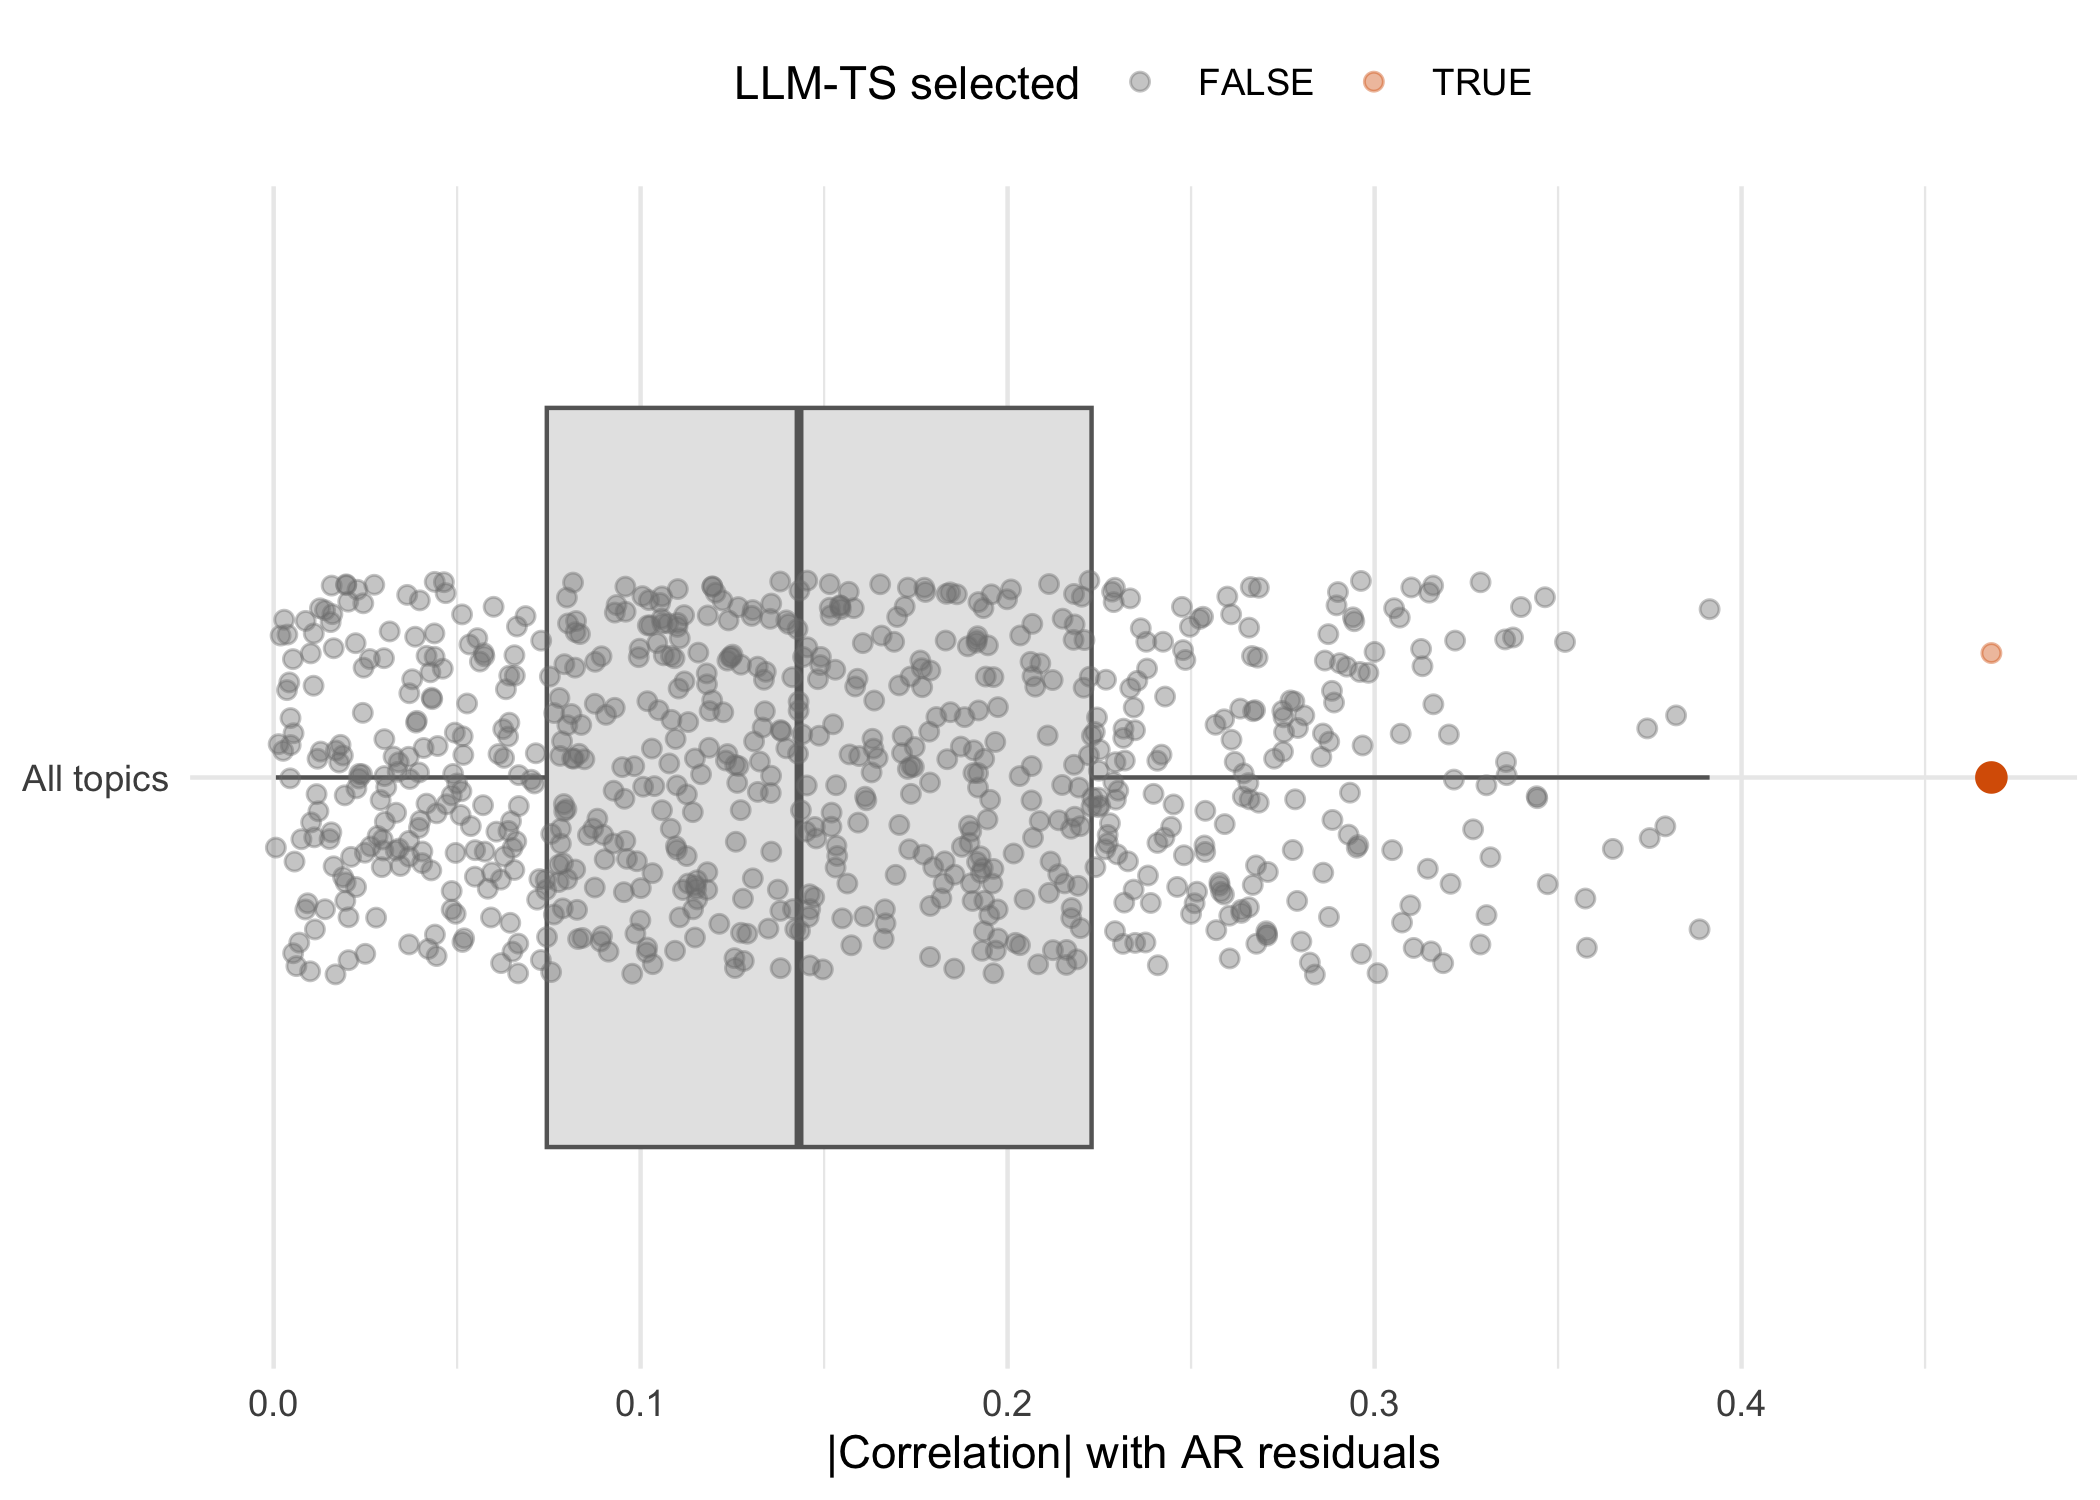

Write the R code that produced this figure.
suppressPackageStartupMessages({
  library(dplyr)
  library(ggplot2)
  library(lubridate)
  library(readr)
})

source("utility.R")

df_raw <- read.csv("bert_final.csv", check.names = FALSE, stringsAsFactors = FALSE)


topic_cols <- names(df_raw)[grepl("^X\\d+$|^\\d+$", names(df_raw))]
if (length(topic_cols) == 0) {
  stop("No topic columns found in bert_final.csv")
}


df_new <- df_raw %>%
  mutate(
    time = as.Date(time),
    month = format(time, "%Y-%m"),
    day = day(time),
    period = case_when(
      day <= 10 ~ "up",
      day <= 20 ~ "middle",
      TRUE ~ "down"
    ),
    unem = unem,
    cpi = cpi_lastmonth_100
  ) %>%
  dplyr::select(month, period, aveScore, all_of(topic_cols), unem, cpi)

df_summary <- df_new %>%
  group_by(month, period) %>%
  summarise(across(everything(), ~ mean(.x, na.rm = TRUE)), .groups = "drop")

y_m_list <- sort(unique(df_summary$month))
month_dates <- as.Date(paste0(y_m_list, "-01"))


topic_cols_summary <- intersect(topic_cols, names(df_summary))
X_m <- df_summary %>%
  group_by(month) %>%
  summarise(across(all_of(topic_cols_summary), ~ mean(.x, na.rm = TRUE)), .groups = "drop") %>%
  arrange(month) %>%
  dplyr::select(-month) %>%
  as.matrix()
X_m <- scale(X_m)


y <- df_new %>%
  group_by(month) %>%
  summarise(y = mean(cpi, na.rm = TRUE), .groups = "drop") %>%
  arrange(month) %>%
  pull(y)
y <- scale(y - 100)


EOD <- max(which(month_dates < as.Date("2024-07-01")))
train_idx <- 1:EOD


sel <- tryCatch(
  select_topics(y, X_m, train_idx = train_idx, use_cor = FALSE, penalty_w = 0.1),
  error = function(e) list(selected = character())
)
selected_topics <- sel$selected


ar_base <- auto.arima(y[train_idx], max.q = 0, D = 0, seasonal = FALSE,
                      allowmean = FALSE, allowdrift = FALSE)
p_ar <- ar_base$arma[1]
ar_fit <- arima(y[train_idx], order = c(p_ar, 0, 0), include.mean = FALSE)
resid_base <- residuals(ar_fit)

cor_scores <- sapply(colnames(X_m), function(col) {
  cor(resid_base, X_m[train_idx, col], use = "complete.obs")
})

score_df <- data.frame(
  topic = colnames(X_m),
  abs_cor = abs(cor_scores),
  selected = colnames(X_m) %in% selected_topics,
  stringsAsFactors = FALSE
)


p <- ggplot(score_df, aes(x = "All topics", y = abs_cor)) +
  geom_boxplot(outlier.shape = NA, fill = "grey90", color = "grey40") +
  geom_jitter(aes(color = selected), width = 0.2, alpha = 0.4, size = 1.8) +
  geom_point(data = subset(score_df, selected), aes(y = abs_cor), color = "#d95f02", size = 3) +
  labs(
    x = NULL,
    y = "|Correlation| with AR residuals",
    color = "LLM-TS selected",
    title = NULL
  ) +
  scale_color_manual(values = c(`TRUE` = "#d95f02", `FALSE` = "grey50")) +
  theme_minimal() +
  theme(
    legend.position = "top",
    plot.title = element_blank()
  )+coord_flip()

p

ggsave("boxplot.png", p, width = 7, height = 5, dpi = 300)
